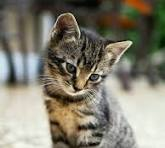
#> input picture image.jpeg, 165 x 148 px
$ jupyter execute 16_p.ipynb
#> lines starting #> are read from the running program, lines starting #| are printed output that depends on the picture; after the words box and inside, x2 and y2 are one past the last pixel; in counts of white or black regions, pixels touching at a corner belong together
# 16. Write a python program to perform frequency domain filtering using Ideal, Butterworth, and Gaussian low-pass/high-pass filters.

[cell 1]
import numpy as np
import matplotlib.pyplot as plt
import cv2

[cell 2]
img = cv2.imread("image.jpeg", cv2.IMREAD_GRAYSCALE)
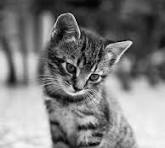
#> img: shape (148, 165); min 0, max 252, mean 126.1
row, col = img.shape
#> row = 148; col = 165

[cell 3]
F = np.fft.fftshift(np.fft.fft2(img))
u, v = np.meshgrid(np.arange(row), np.arange(col), indexing='ij')
D = np.sqrt((u - row / 2) ** 2 + (v - col / 2) ** 2)
D

[cell 4]
D0 = 50
n = 2

[cell 5]
# Filter
ILPF = np.zeros(img.shape)
ILPF[D <= D0] = 1

BLPF = 1 / (1 + (D / D0) ** (2 * n))

GLPF = np.exp(- (D**2) / (2 * D0**2))

[cell 6]
def apply_filter(F, H):
    G = F * H
    result = np.fft.ifft2(np.fft.ifftshift(G))
    return np.clip(np.real(result), 0, 255)
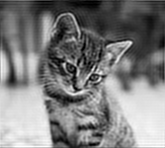
#> returned value: shape (148, 165) float64; min 0, max 255, mean 126.1

[cell 7]
idea_low_img = apply_filter(ILPF, F)
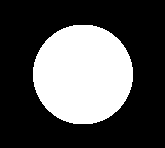
#> ILPF: shape (148, 165) float64; values 0 (black) and 1 (white), 32.2% white; 1 white region, box (x1, y1, x2, y2) and area: (33, 25, 133, 124) 7856
butterworth_low_img = apply_filter(BLPF, F)
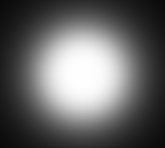
#> BLPF: shape (148, 165) float64; min 0.0398, max 1, mean 0.401
gaussian_low_img = apply_filter(GLPF, F)
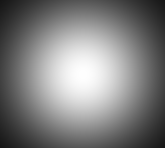
#> GLPF: shape (148, 165) float64; min 0.0857, max 1, mean 0.499

idea_high_img = apply_filter(1 - ILPF, F)
#> in apply_filter (call 4), `return np.clip(np.real(result), 0, 255)`:
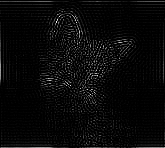
#> returned value: shape (148, 165) float64; min 0, max 56.46, mean 2.1; drawn with min black and max white
butterworth_high_img = apply_filter(1 - BLPF, F)
#> in apply_filter (call 5), `return np.clip(np.real(result), 0, 255)`:
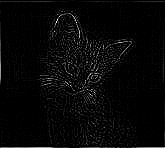
#> returned value: shape (148, 165) float64; min 0, max 50.37, mean 1.4; drawn with min black and max white
gaussian_high_img = apply_filter(1 - GLPF, F)

[cell 8]
imgs = [img, idea_low_img, idea_high_img, butterworth_low_img, butterworth_high_img, gaussian_low_img, gaussian_high_img]
titles = ["original image", 'Ideal LPF', 'Ideal HPF', 'Butterworth LPF', 'Butterworth HPF', 'Gaussian LPF', 'Gaussian HPF']

plt.figure(figsize=(12, 8))

for i in range(7):
    plt.subplot(2, 4, i+1)
    plt.imshow(imgs[i], cmap='gray')
    plt.title(titles[i])
    plt.axis('off')

plt.tight_layout()
plt.show()
